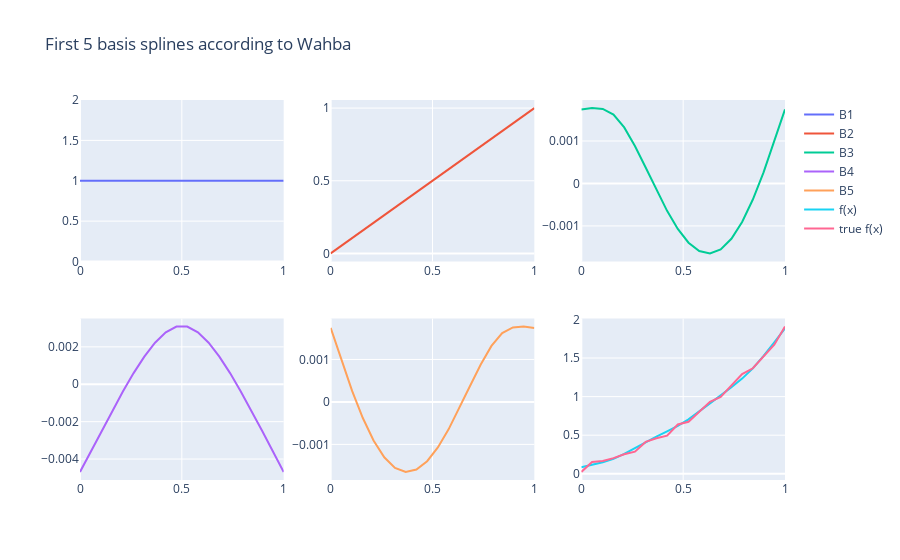

Write notebook code for a chart like this one.
### Code cell
# try to plot the cubic regression splines from Wahba as on p.123 in Wood
xk = np.arange(1,7, 2)/6
x = np.linspace(0,1,20)
X = modelMatrix(x, xk)
def f(x):
    return np.sin(x) + x**3 + np.random.rand(len(x))*0.1
fit = lstsq(a=X, b=f(x))


df_X = pd.DataFrame(data={"x":x, "B1":X[:,0], "B2":X[:,1], "B3":X[:,2], "B4":X[:,3], "B5":X[:,4]})
#df_X.plot(x="x", kind="line", subplots=True, sharex=True)

fig = make_subplots(rows=2, cols=3)


for idx, colN in enumerate(df_X.columns[1:]):
    if idx <= 2:
        fig.add_trace(go.Scatter(x=df_X["x"], y=df_X[colN], name=colN), row=1, col=idx+1)
    else:
        fig.add_trace(go.Scatter(x=df_X["x"], y=df_X[colN], name=colN), row=2, col=idx-2)
fig.add_trace(go.Scatter(x=df_X["x"], y=np.dot(fit[0], df_X[df_X.columns[1:]].T), name="f(x)"), row=2, col=3)
fig.add_trace(go.Scatter(x=df_X["x"], y=f(x), name="true f(x)"), row=2, col=3)
fig.update_layout(title="First 5 basis splines according to Wahba")
fig.show()

### Figure 1 — Plotly figure (JSON) as saved in the notebook; plotly's stock layout.template omitted (floating-point values rounded to 4 significant figures)
{"data": [{"name": "B1", "type": "scatter", "x": [0, 0.05263, 0.1053, 0.1579, 0.2105, 0.2632, 0.3158, 0.3684, 0.4211, 0.4737, 0.5263, 0.5789, 0.6316, 0.6842, 0.7368, 0.7895, 0.8421, 0.8947, 0.9474, 1], "xaxis": "x", "y": [1, 1, 1, 1, 1, 1, 1, 1, 1, 1, 1, 1, 1, 1, 1, 1, 1, 1, 1, 1], "yaxis": "y"}, {"name": "B2", "type": "scatter", "x": [0, 0.05263, 0.1053, 0.1579, 0.2105, 0.2632, 0.3158, 0.3684, 0.4211, 0.4737, 0.5263, 0.5789, 0.6316, 0.6842, 0.7368, 0.7895, 0.8421, 0.8947, 0.9474, 1], "xaxis": "x2", "y": [0, 0.05263, 0.1053, 0.1579, 0.2105, 0.2632, 0.3158, 0.3684, 0.4211, 0.4737, 0.5263, 0.5789, 0.6316, 0.6842, 0.7368, 0.7895, 0.8421, 0.8947, 0.9474, 1], "yaxis": "y2"}, {"name": "B3", "type": "scatter", "x": [0, 0.05263, 0.1053, 0.1579, 0.2105, 0.2632, 0.3158, 0.3684, 0.4211, 0.4737, 0.5263, 0.5789, 0.6316, 0.6842, 0.7368, 0.7895, 0.8421, 0.8947, 0.9474, 1], "xaxis": "x3", "y": [0.001743, 0.001775, 0.001754, 0.00162, 0.001319, 0.000883, 0.000375, -0.0001503, -0.0006455, -0.001071, -0.001395, -0.001593, -0.001648, -0.001552, -0.001303, -0.0009073, -0.0003795, 0.000259, 0.0009787, 0.001743], "yaxis": "y3"}, {"name": "B4", "type": "scatter", "x": [0, 0.05263, 0.1053, 0.1579, 0.2105, 0.2632, 0.3158, 0.3684, 0.4211, 0.4737, 0.5263, 0.5789, 0.6316, 0.6842, 0.7368, 0.7895, 0.8421, 0.8947, 0.9474, 1], "xaxis": "x4", "y": [-0.004688, -0.003591, -0.0025, -0.001424, -0.0003834, 0.0005951, 0.001477, 0.00222, 0.002775, 0.003083, 0.003083, 0.002775, 0.00222, 0.001477, 0.0005951, -0.0003834, -0.001424, -0.0025, -0.003591, -0.004688], "yaxis": "y4"}, {"name": "B5", "type": "scatter", "x": [0, 0.05263, 0.1053, 0.1579, 0.2105, 0.2632, 0.3158, 0.3684, 0.4211, 0.4737, 0.5263, 0.5789, 0.6316, 0.6842, 0.7368, 0.7895, 0.8421, 0.8947, 0.9474, 1], "xaxis": "x5", "y": [0.001743, 0.0009787, 0.000259, -0.0003795, -0.0009073, -0.001303, -0.001552, -0.001648, -0.001593, -0.001395, -0.001071, -0.0006455, -0.0001503, 0.000375, 0.000883, 0.001319, 0.00162, 0.001754, 0.001775, 0.001743], "yaxis": "y5"}, {"name": "f(x)", "type": "scatter", "x": [0, 0.05263, 0.1053, 0.1579, 0.2105, 0.2632, 0.3158, 0.3684, 0.4211, 0.4737, 0.5263, 0.5789, 0.6316, 0.6842, 0.7368, 0.7895, 0.8421, 0.8947, 0.9474, 1], "xaxis": "x6", "y": [0.08367, 0.1155, 0.1495, 0.1933, 0.2571, 0.3331, 0.4097, 0.4816, 0.5493, 0.6197, 0.7048, 0.8054, 0.9108, 1.016, 1.121, 1.233, 1.366, 1.527, 1.703, 1.885], "yaxis": "y6"}, {"name": "true f(x)", "type": "scatter", "x": [0, 0.05263, 0.1053, 0.1579, 0.2105, 0.2632, 0.3158, 0.3684, 0.4211, 0.4737, 0.5263, 0.5789, 0.6316, 0.6842, 0.7368, 0.7895, 0.8421, 0.8947, 0.9474, 1], "xaxis": "x6", "y": [0.02389, 0.1518, 0.1649, 0.2032, 0.2523, 0.287, 0.4132, 0.4594, 0.4934, 0.6394, 0.6745, 0.8069, 0.9316, 0.9974, 1.143, 1.292, 1.368, 1.514, 1.673, 1.908], "yaxis": "y6"}], "layout": {"title": {"text": "First 5 basis splines according to Wahba"}, "xaxis": {"anchor": "y", "domain": [0, 0.2889]}, "xaxis2": {"anchor": "y2", "domain": [0.3556, 0.6444]}, "xaxis3": {"anchor": "y3", "domain": [0.7111, 1]}, "xaxis4": {"anchor": "y4", "domain": [0, 0.2889]}, "xaxis5": {"anchor": "y5", "domain": [0.3556, 0.6444]}, "xaxis6": {"anchor": "y6", "domain": [0.7111, 1]}, "yaxis": {"anchor": "x", "domain": [0.575, 1]}, "yaxis2": {"anchor": "x2", "domain": [0.575, 1]}, "yaxis3": {"anchor": "x3", "domain": [0.575, 1]}, "yaxis4": {"anchor": "x4", "domain": [0, 0.425]}, "yaxis5": {"anchor": "x5", "domain": [0, 0.425]}, "yaxis6": {"anchor": "x6", "domain": [0, 0.425]}}}
